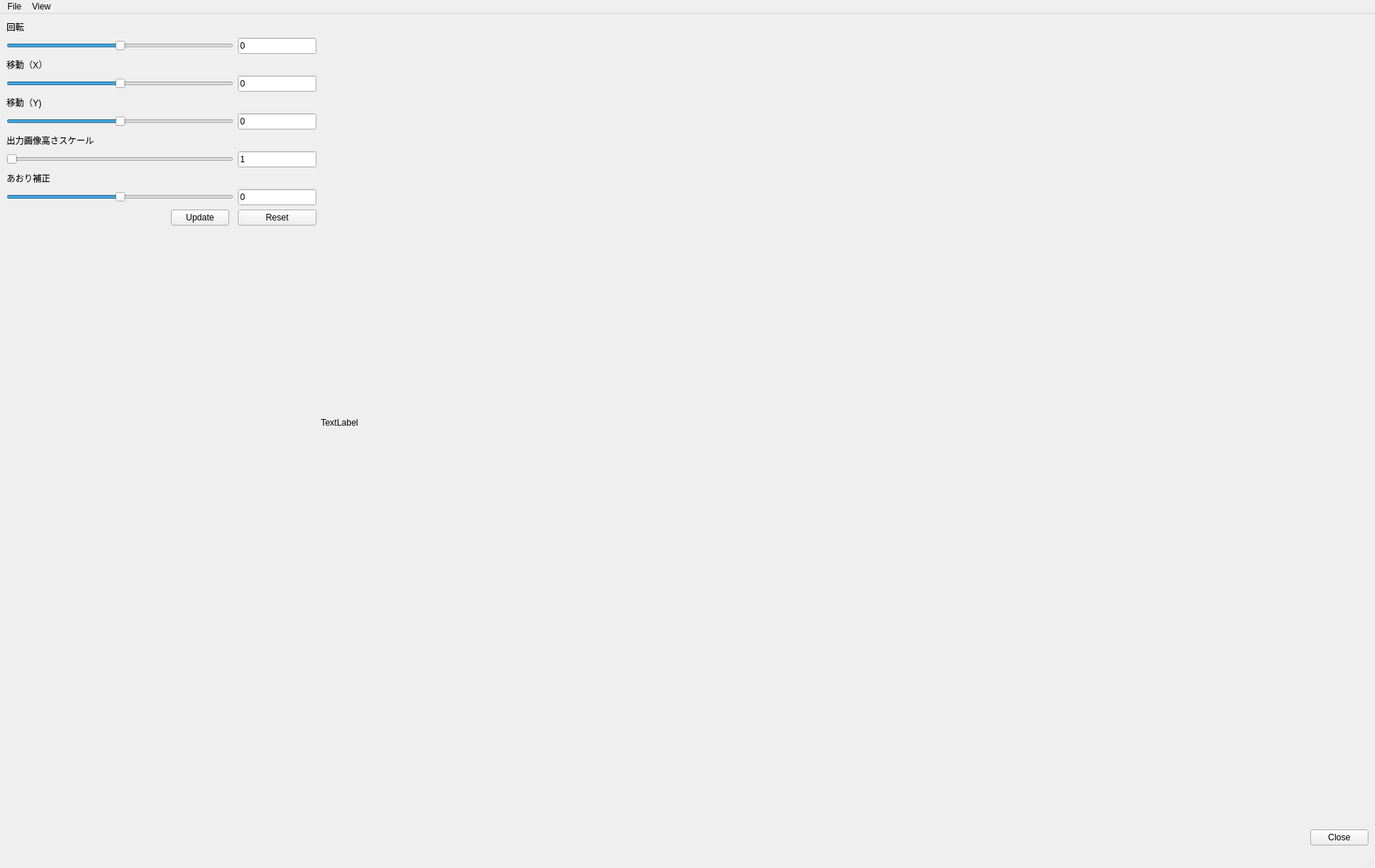
<?xml version="1.0" encoding="UTF-8"?>
<ui version="4.0">
 <class>MainWindow</class>
 <widget class="QMainWindow" name="MainWindow">
  <property name="geometry">
   <rect>
    <x>0</x>
    <y>0</y>
    <width>1890</width>
    <height>1193</height>
   </rect>
  </property>
  <property name="windowTitle">
   <string>MainWindow</string>
  </property>
  <widget class="QWidget" name="centralwidget">
   <layout class="QVBoxLayout" name="verticalLayout_2">
    <item>
     <layout class="QVBoxLayout" name="verticalLayout">
      <item>
       <layout class="QHBoxLayout" name="horizontalLayout_2">
        <item>
         <layout class="QGridLayout" name="gridLayout" columnstretch="0,0,0,0">
          <property name="horizontalSpacing">
           <number>6</number>
          </property>
          <item row="6" column="3">
           <widget class="QLineEdit" name="leMoveY">
            <property name="sizePolicy">
             <sizepolicy hsizetype="Fixed" vsizetype="Fixed">
              <horstretch>0</horstretch>
              <verstretch>0</verstretch>
             </sizepolicy>
            </property>
            <property name="minimumSize">
             <size>
              <width>15</width>
              <height>0</height>
             </size>
            </property>
            <property name="text">
             <string>0</string>
            </property>
           </widget>
          </item>
          <item row="4" column="3">
           <widget class="QLineEdit" name="leMoveX">
            <property name="sizePolicy">
             <sizepolicy hsizetype="Fixed" vsizetype="Fixed">
              <horstretch>0</horstretch>
              <verstretch>0</verstretch>
             </sizepolicy>
            </property>
            <property name="text">
             <string>0</string>
            </property>
           </widget>
          </item>
          <item row="9" column="0" colspan="4">
           <widget class="QLabel" name="label_5">
            <property name="text">
             <string>あおり補正</string>
            </property>
           </widget>
          </item>
          <item row="6" column="0" colspan="3">
           <widget class="QSlider" name="verticalSlider">
            <property name="minimum">
             <number>-1000</number>
            </property>
            <property name="maximum">
             <number>1000</number>
            </property>
            <property name="value">
             <number>0</number>
            </property>
            <property name="orientation">
             <enum>Qt::Horizontal</enum>
            </property>
           </widget>
          </item>
          <item row="14" column="0">
           <spacer name="verticalSpacer_2">
            <property name="orientation">
             <enum>Qt::Vertical</enum>
            </property>
            <property name="sizeHint" stdset="0">
             <size>
              <width>20</width>
              <height>40</height>
             </size>
            </property>
           </spacer>
          </item>
          <item row="10" column="3">
           <widget class="QLineEdit" name="lePerspective">
            <property name="sizePolicy">
             <sizepolicy hsizetype="Fixed" vsizetype="Fixed">
              <horstretch>0</horstretch>
              <verstretch>0</verstretch>
             </sizepolicy>
            </property>
            <property name="text">
             <string>0</string>
            </property>
           </widget>
          </item>
          <item row="0" column="0" colspan="4">
           <widget class="QLabel" name="label_2">
            <property name="text">
             <string>回転</string>
            </property>
           </widget>
          </item>
          <item row="1" column="3">
           <widget class="QLineEdit" name="leRot">
            <property name="sizePolicy">
             <sizepolicy hsizetype="Fixed" vsizetype="Fixed">
              <horstretch>0</horstretch>
              <verstretch>0</verstretch>
             </sizepolicy>
            </property>
            <property name="minimumSize">
             <size>
              <width>15</width>
              <height>0</height>
             </size>
            </property>
            <property name="text">
             <string>0</string>
            </property>
           </widget>
          </item>
          <item row="4" column="0" colspan="3">
           <widget class="QSlider" name="horizntalSlider">
            <property name="minimum">
             <number>-1000</number>
            </property>
            <property name="maximum">
             <number>1000</number>
            </property>
            <property name="pageStep">
             <number>9</number>
            </property>
            <property name="orientation">
             <enum>Qt::Horizontal</enum>
            </property>
           </widget>
          </item>
          <item row="3" column="0" colspan="4">
           <widget class="QLabel" name="label_3">
            <property name="text">
             <string>移動（X）</string>
            </property>
           </widget>
          </item>
          <item row="11" column="1">
           <widget class="QPushButton" name="btnUpdate">
            <property name="text">
             <string>Update</string>
            </property>
           </widget>
          </item>
          <item row="10" column="0" colspan="3">
           <widget class="QSlider" name="perspectiveSlider">
            <property name="sizePolicy">
             <sizepolicy hsizetype="Expanding" vsizetype="Fixed">
              <horstretch>0</horstretch>
              <verstretch>0</verstretch>
             </sizepolicy>
            </property>
            <property name="minimum">
             <number>-1000</number>
            </property>
            <property name="maximum">
             <number>1000</number>
            </property>
            <property name="orientation">
             <enum>Qt::Horizontal</enum>
            </property>
           </widget>
          </item>
          <item row="1" column="0" colspan="3">
           <widget class="QSlider" name="rotSlider">
            <property name="sizePolicy">
             <sizepolicy hsizetype="Preferred" vsizetype="Fixed">
              <horstretch>0</horstretch>
              <verstretch>0</verstretch>
             </sizepolicy>
            </property>
            <property name="minimum">
             <number>-1000</number>
            </property>
            <property name="maximum">
             <number>1000</number>
            </property>
            <property name="orientation">
             <enum>Qt::Horizontal</enum>
            </property>
           </widget>
          </item>
          <item row="11" column="0">
           <spacer name="horizontalSpacer_2">
            <property name="orientation">
             <enum>Qt::Horizontal</enum>
            </property>
            <property name="sizeHint" stdset="0">
             <size>
              <width>40</width>
              <height>20</height>
             </size>
            </property>
           </spacer>
          </item>
          <item row="8" column="0" colspan="3">
           <widget class="QSlider" name="outputHeightSlider">
            <property name="minimum">
             <number>1</number>
            </property>
            <property name="maximum">
             <number>20</number>
            </property>
            <property name="orientation">
             <enum>Qt::Horizontal</enum>
            </property>
           </widget>
          </item>
          <item row="11" column="3">
           <widget class="QPushButton" name="btnRest">
            <property name="text">
             <string>Reset</string>
            </property>
           </widget>
          </item>
          <item row="5" column="0" colspan="4">
           <widget class="QLabel" name="label_4">
            <property name="text">
             <string>移動（Y)</string>
            </property>
           </widget>
          </item>
          <item row="7" column="0" colspan="4">
           <widget class="QLabel" name="label">
            <property name="text">
             <string>出力画像高さスケール</string>
            </property>
           </widget>
          </item>
          <item row="8" column="3">
           <widget class="QLineEdit" name="leOutputHeight">
            <property name="sizePolicy">
             <sizepolicy hsizetype="Fixed" vsizetype="Fixed">
              <horstretch>0</horstretch>
              <verstretch>0</verstretch>
             </sizepolicy>
            </property>
            <property name="text">
             <string>1</string>
            </property>
           </widget>
          </item>
         </layout>
        </item>
        <item>
         <widget class="QLabel" name="lblImage">
          <property name="minimumSize">
           <size>
            <width>1440</width>
            <height>1080</height>
           </size>
          </property>
          <property name="text">
           <string>TextLabel</string>
          </property>
         </widget>
        </item>
       </layout>
      </item>
      <item>
       <layout class="QHBoxLayout" name="horizontalLayout">
        <item>
         <spacer name="horizontalSpacer">
          <property name="orientation">
           <enum>Qt::Horizontal</enum>
          </property>
          <property name="sizeHint" stdset="0">
           <size>
            <width>40</width>
            <height>20</height>
           </size>
          </property>
         </spacer>
        </item>
        <item>
         <widget class="QPushButton" name="btnClose">
          <property name="text">
           <string>Close</string>
          </property>
         </widget>
        </item>
       </layout>
      </item>
     </layout>
    </item>
   </layout>
  </widget>
  <widget class="QMenuBar" name="menubar">
   <property name="geometry">
    <rect>
     <x>0</x>
     <y>0</y>
     <width>1890</width>
     <height>22</height>
    </rect>
   </property>
   <widget class="QMenu" name="menuFile">
    <property name="title">
     <string>File</string>
    </property>
    <addaction name="actionOpen"/>
    <addaction name="separator"/>
    <addaction name="actionExit"/>
   </widget>
   <widget class="QMenu" name="menuView">
    <property name="title">
     <string>View</string>
    </property>
   </widget>
   <addaction name="menuFile"/>
   <addaction name="menuView"/>
  </widget>
  <widget class="QStatusBar" name="statusbar"/>
  <action name="actionOpen">
   <property name="text">
    <string>Open</string>
   </property>
  </action>
  <action name="actionExit">
   <property name="text">
    <string>Exit</string>
   </property>
  </action>
 </widget>
 <resources/>
 <connections/>
</ui>
